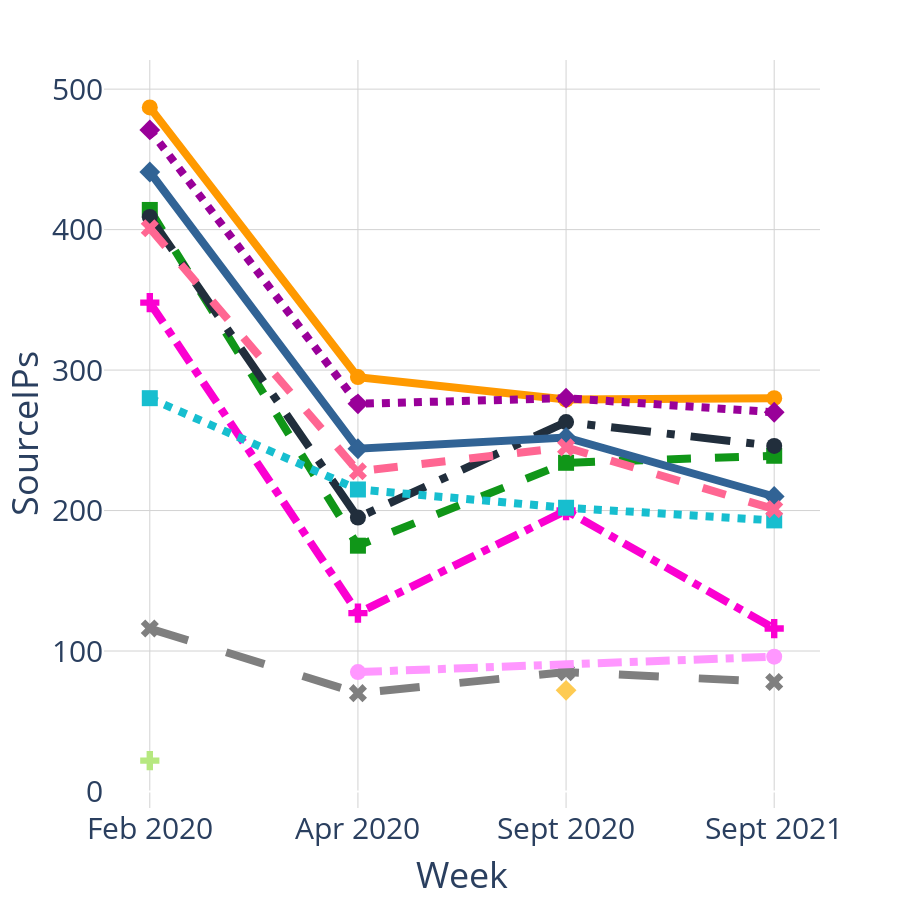

Notebook code cell kept with this figure:
### Code cell
import plotly.express as px
import pandas as pd

df = pd.read_csv('/Volumes/GoogleDrive/My Drive/Thesis/Plotly/category_Science_out_targets.csv')

fig = px.line(df, x='Week', y='SourceIPs', color='TargetOrgs',
                            color_discrete_map={'APPLE': '#7f7f7f', 'NETFLIX': '#dc3912', 'AKAMAI': '#ff9900',
                                                'CANARIE': '#fb00d1', 'FACEBOOK': '#3366cc', 'GOOGLE': '#109618',
                                                'AMAZON': '#212E3C', 'FASTLY': '#8c564b', 'LEVEL3': '#17becf',
                                                'MICROSOFT': '#990099', 'EDGECAST': '#316395',
                                                'VALVE-CORPORATION': '#bcbd22', 'TELUS': '#db1f48',
                                                'SHAW': '#613659', 'BACOM': '#01949a', 'ROGERS': '#81b622',
                                                'Chinanet': '#d3b1c2', 'AHS': '#eeb5eb', 'YANDEXLLC': '#fad02c',
                                                'NLM-GW': '#055c9d', 'JiscServicesLimited': '#870a30',
                                                'BROADINSTITUTE-AS': '#e57f84', 'OoredooQ.S.C.': '#90adc6',
                                                'RelianceJioInfocommLimited': '#a16ae8', 'O-NET': '#ffa384',
                                                'Vetenskapsradet/SUNET': '#74bdcb', 'VELOCITYNET-01': '#3d5b59',
                                                'CHINAUNICOMChina169Backbone': '#ff4500', 'CIPHERKEY': '#b7ac44',
                                                'TEKSAVVY': '#52688f', 'BARR-XPLR-ASN': '#d4f1f4',
                                                'PRIMUS-AS6407': '#b9b7bd', 'CIKTELECOM-CABLE': '#fb4570',
                                                'TWC-11426-CAROLINAS': '#7cf3a0', 'PEGTECHINC': '#f9eac2',
                                                'UniversityofQueensland': '#bfd7ed'},
                             markers=True, line_dash='TargetOrgs', symbol='TargetOrgs')
fig.update_layout(plot_bgcolor='white', font_size=30, legend_itemwidth=80, showlegend=False, width=900, height=900)
fig.update_xaxes(showgrid=True, gridwidth=1, gridcolor='LightGray')
fig.update_yaxes(showgrid=True, gridwidth=1, gridcolor='LightGray')
#                                ,
#                                tickvals=[21474836480, 42949672960, 64424509440, 85899345920, 
#                                         107374182400, 214748364800, 429496729600, 644245094400, 858993459200, 
#                                         1099511627776, 2199023255552, 3298534883328],
#                                ticktext=["20 GB", "40 GB", "60 GB", "80 GB", 
#                                          "100 GB", "200 GB", "400 GB", "600 GB", "800 GB", 
#                                          "1 TB", "2 TB", "3 TB"])
fig.update_traces(line_width=8, marker_size=16)

fig.show()

### Figure 1 — Plotly figure (JSON) as saved in the notebook; plotly's stock layout.template omitted (floating-point values rounded to 4 significant figures)
{"data": [{"hovertemplate": "TargetOrgs=AKAMAI<br>Week=%{x}<br>SourceIPs=%{y}<extra></extra>", "legendgroup": "AKAMAI", "line": {"color": "#ff9900", "dash": "solid", "width": 8}, "marker": {"size": 16, "symbol": "circle"}, "mode": "markers+lines", "name": "AKAMAI", "orientation": "v", "showlegend": true, "type": "scatter", "x": ["Feb 2020", "Apr 2020", "Sept 2020", "Sept 2021"], "xaxis": "x", "y": [487, 295, 279, 280], "yaxis": "y"}, {"hovertemplate": "TargetOrgs=MICROSOFT<br>Week=%{x}<br>SourceIPs=%{y}<extra></extra>", "legendgroup": "MICROSOFT", "line": {"color": "#990099", "dash": "dot", "width": 8}, "marker": {"size": 16, "symbol": "diamond"}, "mode": "markers+lines", "name": "MICROSOFT", "orientation": "v", "showlegend": true, "type": "scatter", "x": ["Feb 2020", "Apr 2020", "Sept 2020", "Sept 2021"], "xaxis": "x", "y": [471, 276, 280, 270], "yaxis": "y"}, {"hovertemplate": "TargetOrgs=GOOGLE<br>Week=%{x}<br>SourceIPs=%{y}<extra></extra>", "legendgroup": "GOOGLE", "line": {"color": "#109618", "dash": "dash", "width": 8}, "marker": {"size": 16, "symbol": "square"}, "mode": "markers+lines", "name": "GOOGLE", "orientation": "v", "showlegend": true, "type": "scatter", "x": ["Feb 2020", "Apr 2020", "Sept 2020", "Sept 2021"], "xaxis": "x", "y": [414, 175, 234, 239], "yaxis": "y"}, {"hovertemplate": "TargetOrgs=APPLE<br>Week=%{x}<br>SourceIPs=%{y}<extra></extra>", "legendgroup": "APPLE", "line": {"color": "#7f7f7f", "dash": "longdash", "width": 8}, "marker": {"size": 16, "symbol": "x"}, "mode": "markers+lines", "name": "APPLE", "orientation": "v", "showlegend": true, "type": "scatter", "x": ["Feb 2020", "Apr 2020", "Sept 2020", "Sept 2021"], "xaxis": "x", "y": [116, 70, 85, 78], "yaxis": "y"}, {"hovertemplate": "TargetOrgs=CANARIE<br>Week=%{x}<br>SourceIPs=%{y}<extra></extra>", "legendgroup": "CANARIE", "line": {"color": "#fb00d1", "dash": "dashdot", "width": 8}, "marker": {"size": 16, "symbol": "cross"}, "mode": "markers+lines", "name": "CANARIE", "orientation": "v", "showlegend": true, "type": "scatter", "x": ["Feb 2020", "Apr 2020", "Sept 2020", "Sept 2021"], "xaxis": "x", "y": [348, 127, 200, 116], "yaxis": "y"}, {"hovertemplate": "TargetOrgs=AMAZON<br>Week=%{x}<br>SourceIPs=%{y}<extra></extra>", "legendgroup": "AMAZON", "line": {"color": "#212E3C", "dash": "longdashdot", "width": 8}, "marker": {"size": 16, "symbol": "circle"}, "mode": "markers+lines", "name": "AMAZON", "orientation": "v", "showlegend": true, "type": "scatter", "x": ["Feb 2020", "Apr 2020", "Sept 2020", "Sept 2021"], "xaxis": "x", "y": [409, 195, 263, 246], "yaxis": "y"}, {"hovertemplate": "TargetOrgs=EDGECAST<br>Week=%{x}<br>SourceIPs=%{y}<extra></extra>", "legendgroup": "EDGECAST", "line": {"color": "#316395", "dash": "solid", "width": 8}, "marker": {"size": 16, "symbol": "diamond"}, "mode": "markers+lines", "name": "EDGECAST", "orientation": "v", "showlegend": true, "type": "scatter", "x": ["Feb 2020", "Apr 2020", "Sept 2020", "Sept 2021"], "xaxis": "x", "y": [441, 244, 252, 210], "yaxis": "y"}, {"hovertemplate": "TargetOrgs=LEVEL3<br>Week=%{x}<br>SourceIPs=%{y}<extra></extra>", "legendgroup": "LEVEL3", "line": {"color": "#17becf", "dash": "dot", "width": 8}, "marker": {"size": 16, "symbol": "square"}, "mode": "markers+lines", "name": "LEVEL3", "orientation": "v", "showlegend": true, "type": "scatter", "x": ["Feb 2020", "Apr 2020", "Sept 2020", "Sept 2021"], "xaxis": "x", "y": [280, 215, 202, 193], "yaxis": "y"}, {"hovertemplate": "TargetOrgs=HIGHWINDS<br>Week=%{x}<br>SourceIPs=%{y}<extra></extra>", "legendgroup": "HIGHWINDS", "line": {"color": "#FF6692", "dash": "dash", "width": 8}, "marker": {"size": 16, "symbol": "x"}, "mode": "markers+lines", "name": "HIGHWINDS", "orientation": "v", "showlegend": true, "type": "scatter", "x": ["Feb 2020", "Apr 2020", "Sept 2020", "Sept 2021"], "xaxis": "x", "y": [401, 228, 245, 201], "yaxis": "y"}, {"hovertemplate": "TargetOrgs=UUNET-CANADA<br>Week=%{x}<br>SourceIPs=%{y}<extra></extra>", "legendgroup": "UUNET-CANADA", "line": {"color": "#B6E880", "dash": "longdash", "width": 8}, "marker": {"size": 16, "symbol": "cross"}, "mode": "markers+lines", "name": "UUNET-CANADA", "orientation": "v", "showlegend": true, "type": "scatter", "x": ["Feb 2020"], "xaxis": "x", "y": [22], "yaxis": "y"}, {"hovertemplate": "TargetOrgs=DROPBOX<br>Week=%{x}<br>SourceIPs=%{y}<extra></extra>", "legendgroup": "DROPBOX", "line": {"color": "#FF97FF", "dash": "dashdot", "width": 8}, "marker": {"size": 16, "symbol": "circle"}, "mode": "markers+lines", "name": "DROPBOX", "orientation": "v", "showlegend": true, "type": "scatter", "x": ["Apr 2020", "Sept 2021"], "xaxis": "x", "y": [85, 96], "yaxis": "y"}, {"hovertemplate": "TargetOrgs=ORACLE-BMC-31898<br>Week=%{x}<br>SourceIPs=%{y}<extra></extra>", "legendgroup": "ORACLE-BMC-31898", "line": {"color": "#FECB52", "dash": "longdashdot", "width": 8}, "marker": {"size": 16, "symbol": "diamond"}, "mode": "markers+lines", "name": "ORACLE-BMC-31898", "orientation": "v", "showlegend": true, "type": "scatter", "x": ["Sept 2020"], "xaxis": "x", "y": [72], "yaxis": "y"}], "layout": {"font": {"size": 30}, "height": 900, "legend": {"itemwidth": 80, "title": {"text": "TargetOrgs"}, "tracegroupgap": 0}, "margin": {"t": 60}, "plot_bgcolor": "white", "showlegend": false, "width": 900, "xaxis": {"anchor": "y", "domain": [0, 1], "gridcolor": "LightGray", "gridwidth": 1, "showgrid": true, "title": {"text": "Week"}}, "yaxis": {"anchor": "x", "domain": [0, 1], "gridcolor": "LightGray", "gridwidth": 1, "showgrid": true, "title": {"text": "SourceIPs"}}}}
